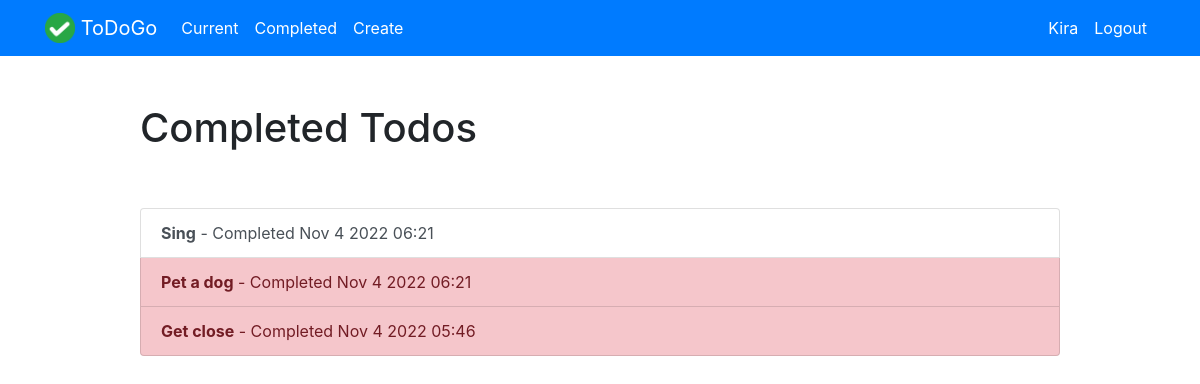
Page /completed/ (signed in) on the committed database.
### todo/models.py (models this page shows, shortened)
class Todo(models.Model):
    title = models.CharField(max_length=100)
    memo = models.TextField(blank=True)
    created = models.DateTimeField(auto_now_add=True)
    date_completed = models.DateTimeField(null=True, blank=True)
    important = models.BooleanField(default=False)
    user = models.ForeignKey(User, on_delete=models.CASCADE)

### todo/views.py (the view)
# urls.py: path('completed/', views.completedtodos, name='completedtodos'),
@login_required
def completedtodos(request):
    todos = Todo.objects.filter(user=request.user, date_completed__isnull=False).order_by('-date_completed')
    return render(request, 'todo/completedtodos.html', {'todos':todos})

### todo/templates/todo/completedtodos.html
{% extends "todo/base.html" %}
{% block content %}
    <div class="row justify-content-center mt-5">
        <div class="col-md-10">
            <h1>Completed Todos</h1>
        </div>
    </div>
    <div class="row justify-content-center mt-5">
        <div class="col-md-10">
            <div class="list-group">
                {% for todo in todos %}
                    <a href="{% url 'viewtodo' todo.id %}" class="list-group-item list-group-item-action{% if todo.important %} list-group-item-danger{% endif %}">
                        <b>{{ todo.title }}</b> - Completed {{ todo.date_completed|date:'M j Y H:i' }}</a>
                {% endfor %}
            </div>
        </div>
    </div>
{% endblock %}

### todo/templates/todo/base.html (shortened to what this page needs)
{% load static %}
<!doctype html>
<html lang="en">
<head>
    <link rel="stylesheet" href="https://stackpath.bootstrapcdn.com/bootstrap/4.4.1/css/bootstrap.min.css"
>
</head>
<body class="">
<nav class="navbar navbar-expand-md navbar-light bg-primary">
<div class="container">
    <a class="navbar-brand" href="{% url 'home' %}">
         <img src="{% static 'todo/logo.png' %}" width="30" height="30" class="d-inline-block align-top">
        <span class="text-white">ToDoGo</span>
    </a>
    <div class="collapse navbar-collapse" id="navbarNav">
    {% if user.is_authenticated %}
        <ul class="navbar-nav mr-auto">
                <li class="nav-item {{ current }}">
                    <a class="nav-link text-white" href="{% url 'currenttodos' %}">Current</a>
                </li>
                <li class="nav-item {{ completed }}">
                    <a class="nav-link text-white" href="{% url 'completedtodos' %}">Completed</a>
                </li>
                <li class="nav-item {{ create }}">
                    <a class="nav-link text-white" href="{% url 'createtodo' %}">Create</a>
                </li>
        </ul>
    {% endif %}
    <ul class="navbar-nav ml-auto">
            {% if user.is_authenticated %}
                <li class="nav-item {{ user.username }}">
                    <a class="nav-link text-white" href="{% url 'currenttodos' %}">{{ user.username }}</a>
                </li>
                <li class="nav-item">
                    <a href="#" onclick="$('#signOutBtn').click()" class="nav-link text-white">Logout</a>
                </li>
            {% endif %}
        </ul>
    </div>
</div>
</nav>
<div class="container">
{% block content %}{% endblock %}
</div>
</body>
</html>

### rows in the picture
Todo: title "Sing", date_completed "Nov 4 2022 06:21"
Todo: title "Pet a dog", date_completed "Nov 4 2022 06:21"
Todo: title "Get close", date_completed "Nov 4 2022 05:46"

### other values in the picture
{{ user.username }} "Kira"
